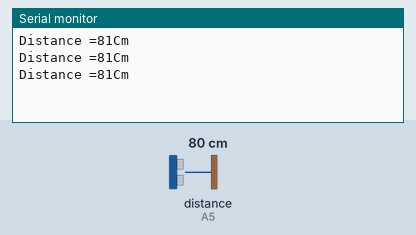
A sketch run on a simulated Arduino Uno, built with avr-gcc and run on an emulated ATmega328P. Shown: the last lines printed to the serial monitor. The inputs (shaded band) are chosen by the test bench; at power-on: distance to the obstacle (sensor on A5) 80 cm. The echo pulse lasts 58.3 µs per cm.

Above: at 1.3 s.
1.4 s: distance to the obstacle (sensor on A5) set to 2 cm
At 1.9 s:
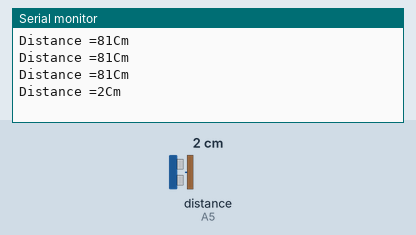
2.9 s: distance to the obstacle (sensor on A5) set to 4 cm
At 3.4 s:
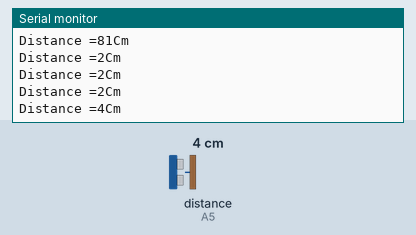
Timing chart, 0 to 5.9 s (numbered marks = the images above; inputs shaded):
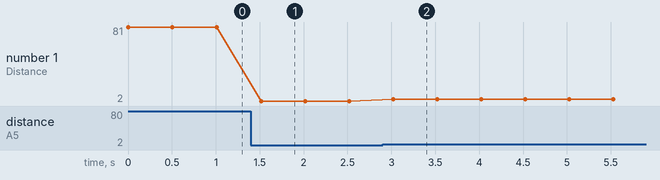

The sketch:

Ultrasonic.ino
```cpp
#include <NewPing.h>
#define Trig_Pin A4
#define Echo_Pin A5
#define Max_Dis 400
NewPing sonar(Trig_Pin,Echo_Pin,Max_Dis);
void setup()
{
  Serial.begin(9600);
}

void loop()
{
  Serial.print("Distance =");
  Serial.print(sonar.ping_cm());
  Serial.println("Cm");
  delay(500);
}
```

Measured:
- after the input at 1.4 s, the serial monitor: prints a new line after 0.12 s (image 1)
- after the input at 2.9 s, the serial monitor: prints a new line after 0.12 s (image 2)
- plotted number 1: 81 → 2 after the input at 1.4 s, 2 → 4 after the input at 2.9 s
